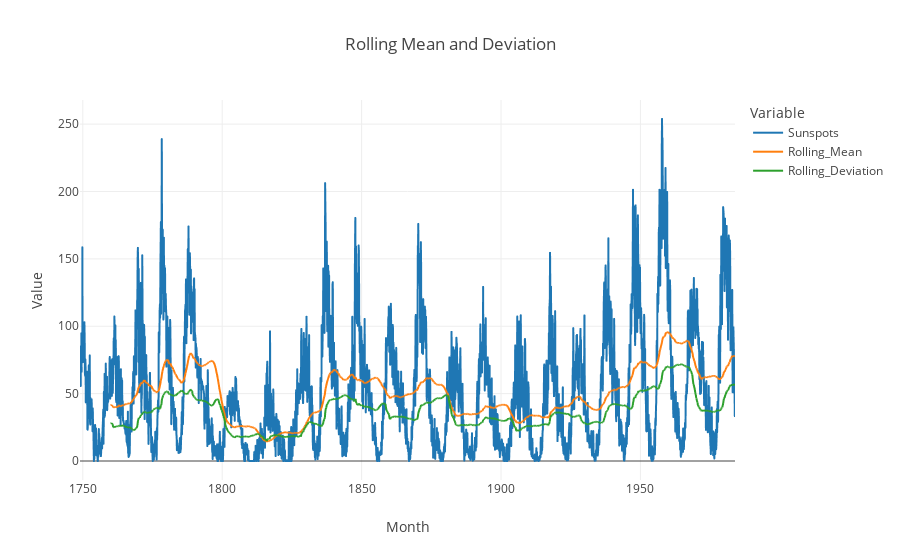

Notebook code for this chart:
### Markdown cell above
### Plot the rolling mean and standard deviation on a multi-line chart along with the observed values.

### Code cell
melty1 = pd.melt(merged, id_vars='Month', value_vars=['Sunspots', 'Rolling_Mean', 'Rolling_Deviation'], var_name='Variable', value_name='Value')
ilinechart(melty1, 'Month', 'Value', groups='Variable', title='Rolling Mean and Deviation')

### Figure 1 — Plotly figure (JSON) as saved in the notebook; plotly's stock layout.template omitted (floating-point values rounded to 4 significant figures; data arrays with more than 128 entries replaced by an {"elided": "..."} marker saying what was removed)
{"data": [{"hovertemplate": "Variable=Sunspots<br>Month=%{x}<br>Value=%{y}<extra></extra>", "legendgroup": "Sunspots", "line": {"color": "#1F77B4", "dash": "solid"}, "mode": "lines", "name": "Sunspots", "showlegend": true, "type": "scattergl", "x": {"elided": "2820 str values"}, "xaxis": "x", "y": {"elided": "2820 float values"}, "yaxis": "y"}, {"hovertemplate": "Variable=Rolling_Mean<br>Month=%{x}<br>Value=%{y}<extra></extra>", "legendgroup": "Rolling_Mean", "line": {"color": "#FF7F0E", "dash": "solid"}, "mode": "lines", "name": "Rolling_Mean", "showlegend": true, "type": "scattergl", "x": {"elided": "2820 str values"}, "xaxis": "x", "y": {"elided": "2820 float values"}, "yaxis": "y"}, {"hovertemplate": "Variable=Rolling_Deviation<br>Month=%{x}<br>Value=%{y}<extra></extra>", "legendgroup": "Rolling_Deviation", "line": {"color": "#2CA02C", "dash": "solid"}, "mode": "lines", "name": "Rolling_Deviation", "showlegend": true, "type": "scattergl", "x": {"elided": "2820 str values"}, "xaxis": "x", "y": {"elided": "2820 float values"}, "yaxis": "y"}], "layout": {"legend": {"title": {"text": "Variable"}, "tracegroupgap": 0}, "title": {"text": "Rolling Mean and Deviation", "x": 0.5}, "xaxis": {"anchor": "y", "domain": [0, 1], "title": {"text": "Month"}}, "yaxis": {"anchor": "x", "domain": [0, 1], "title": {"text": "Value"}}}}
